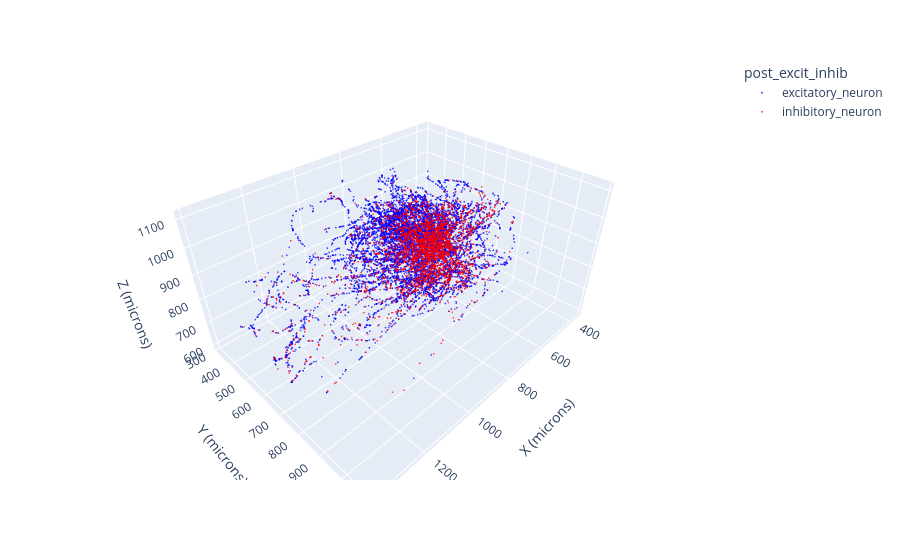

Notebook cell for this chart:
### Code cell
#3.3 Plot only synapses with large delay difference. (NOW it's about excit inhib.)

# Filter only synapses where delay_diff > thresh

thresh_diff = 1.5

x_min, x_max = 0, 1500
# x_min, x_max = 0, 1500


# filtered_df = synapse_delay_df[synapse_delay_df['delay_diff'] > thresh_diff]
# filtered_df = synapse_delay_df[synapse_delay_df['delay'] > 3]

filtered_df = synapse_delay_df[
    (synapse_delay_df['delay'] >= 0) & (synapse_delay_df['delay'] <= 100)
]


filtered_df = filtered_df[
    (filtered_df['x'] >= x_min) & (filtered_df['x'] <= x_max)
].copy()

# Remove unknown synapses
filtered_df = filtered_df[
    filtered_df['post_excit_inhib'].isin(['excitatory_neuron', 'inhibitory_neuron'])
]

#filter based on cell type to include. cell_type_df has for pt_root_id, and use pre_pt_root_id in synapse_delay_df
# Example: only include if cell type is 23P
cell_types_to_include = ['4P']  # Example cell types
pt_root_ids_to_include = cell_type_df[cell_type_df['cell_type'].isin(cell_types_to_include)]['pt_root_id'].tolist()

filtered_df = filtered_df[filtered_df['pre_pt_root_id'].isin(pt_root_ids_to_include)]

# #Now filter for only one random pt_root_id, selected from the unique root ids in filtered_df
# #pick one random pt_root_id
# import random
# random_pt_root_id = random.choice(filtered_df['pre_pt_root_id'].unique())
# filtered_df = filtered_df[filtered_df['pre_pt_root_id'] == random_pt_root_id]



#print number of excitatory and inhibitory synapses in filtered_df
print("Number of excitatory synapses:", (filtered_df['post_excit_inhib'] == 'excitatory_neuron').sum())
print("Number of inhibitory synapses:", (filtered_df['post_excit_inhib'] == 'inhibitory_neuron').sum())
print('ratio of exc to inh:', (filtered_df['post_excit_inhib'] == 'excitatory_neuron').sum() / (filtered_df['post_excit_inhib'] == 'inhibitory_neuron').sum())

# 3D scatter plot, colored by delay difference
fig = px.scatter_3d(
    filtered_df,
    x='x', y='y', z='z',
    color='post_excit_inhib',
    color_discrete_map={'excitatory_neuron': 'blue', 'inhibitory_neuron': 'red'},
    # color_continuous_scale='RdBu',
    # color_continuous_scale='viridis',
    opacity=0.7,
    size_max=4
)

fig.update_traces(marker=dict(size=1))  # smaller points
fig.update_layout(
    scene=dict(
        xaxis_title='X (microns)',
        yaxis_title='Y (microns)',
        zaxis_title='Z (microns)'
    ),
    # title= f'Synapse Positions (delay_diff > {thresh_diff} ms)',
    coloraxis_colorbar=dict(title="Delay Difference (ms)")
)

fig.show()

### Figure 1 — Plotly figure (JSON) as saved in the notebook; plotly's stock layout.template omitted (floating-point values rounded to 4 significant figures; data arrays with more than 128 entries replaced by an {"elided": "..."} marker saying what was removed)
{"data": [{"hovertemplate": "post_excit_inhib=excitatory_neuron<br>x=%{x}<br>y=%{y}<br>z=%{z}<extra></extra>", "legendgroup": "excitatory_neuron", "marker": {"color": "blue", "opacity": 0.7, "size": 1, "symbol": "circle"}, "mode": "markers", "name": "excitatory_neuron", "scene": "scene", "showlegend": true, "type": "scatter3d", "x": {"elided": "9491 float values"}, "y": {"elided": "9491 float values"}, "z": {"elided": "9491 float values"}}, {"hovertemplate": "post_excit_inhib=inhibitory_neuron<br>x=%{x}<br>y=%{y}<br>z=%{z}<extra></extra>", "legendgroup": "inhibitory_neuron", "marker": {"color": "red", "opacity": 0.7, "size": 1, "symbol": "circle"}, "mode": "markers", "name": "inhibitory_neuron", "scene": "scene", "showlegend": true, "type": "scatter3d", "x": {"elided": "3250 float values"}, "y": {"elided": "3250 float values"}, "z": {"elided": "3250 float values"}}], "layout": {"coloraxis": {"colorbar": {"title": {"text": "Delay Difference (ms)"}}}, "legend": {"title": {"text": "post_excit_inhib"}, "tracegroupgap": 0}, "margin": {"t": 60}, "scene": {"domain": {"x": [0, 1], "y": [0, 1]}, "xaxis": {"title": {"text": "X (microns)"}}, "yaxis": {"title": {"text": "Y (microns)"}}, "zaxis": {"title": {"text": "Z (microns)"}}}}}
